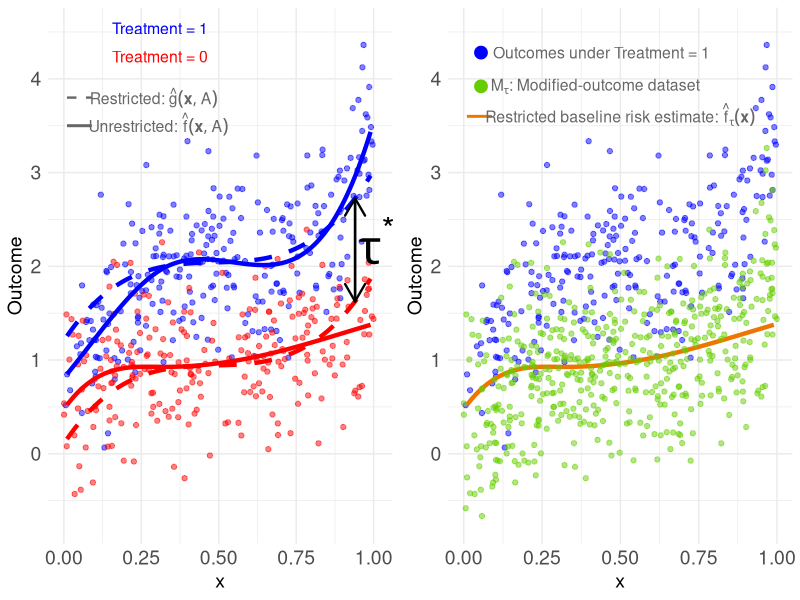

Recreate this plot in R.
library(splines)
library(ggplot2)
library(gridExtra)

set.seed(123)
# Define the number of observations
n <- 500

# Generate random values for x1 and x2 from a normal distribution
x <- runif(n)


# Generate treatment variable A
A <- rbinom(n, size = 1, prob = 0.5)

# Define the coefficients
beta0 <- 1
beta1 <- 5
beta2 <- 1
beta3 <- 5.5


# Generate random error terms
epsilon <- rnorm(n, mean = 0, sd = 0.5)

Y <- beta0 + beta1 * (x-0.5)^3 + beta2 * A + beta3 * A * (x-0.5)^3 + A*(x > 0.5)*(x - 0.5)^3 + epsilon


DATA_full <- data.frame('Y' = Y, 'x' = x, 'A' = A, 'x.t' = A *x)
DATA_reduced <- data.frame('Y' = Y, 'x' = x, 'A' = A)

bs_fit <- lm(Y ~ bs(x, df=5) + A*bs(x, df=5), data=DATA_full)
test_points <- data.frame(x=rep(seq(0.01, 0.99, length.out=500), 2), A=rep(c(0, 1), each=500))
test_points$fitted_vals <- predict(bs_fit, newdata=test_points)


tau <- mean(Y[A == 1]) - mean(Y[A == 0])
tau.range <- seq(-4*tau, 4*tau, length.out = 20)

mse <- rep(NA, length(tau.range))
for(k in 1:length(tau.range)) {
  tau.tmp <- tau.range[k]
  data.reduced <- data.frame('Y' = Y - tau.tmp*A, 'x' = x)
  lm_tmp <- lm(Y ~ bs(x), data = data.reduced)
  ghat <- lm_tmp$fitted.values + tau.tmp*A
  mse[k] <- mean((Y - ghat)^2)
}
tau.star <- tau.range[which.min(mse)]

data.reduced <- data.frame('Y' = Y - tau.star*A, 'x' = x)
lm_star <- lm(Y ~ bs(x), data = data.reduced)

test_points_reduced0 <- test_points_reduced1 <- data.frame(x=seq(0.01, 0.99, length.out=500))
test_points_reduced0$fitted_vals <- predict(lm_star, newdata=test_points[test_points$A==0,])
test_points_reduced1$fitted_vals <- test_points_reduced0$fitted_vals + tau.star
g0 <- approxfun(test_points_reduced0$x, test_points_reduced0$fitted_vals)
g1 <- approxfun(test_points_reduced1$x, test_points_reduced1$fitted_vals)

df_trt1 <- subset(DATA_full, A==1)
df_trt0 <- subset(DATA_full, A==0)

fit_trt1 <- subset(test_points, A==1)
fit_trt0 <- subset(test_points, A==0)


txt_size <- 4
pt_size <- 1.5
xtau <- 0.94
ytau0 <- g0(xtau)
ytau1 <- g1(xtau)


p1 <- ggplot() +
  geom_point(data = df_trt1, aes(x = x, y = Y), color = "blue", alpha = 0.5, size = pt_size) +
  geom_point(data = df_trt0, aes(x = x, y = Y), color = "red", alpha = 0.5, size = pt_size) +
  geom_line(data = fit_trt1, aes(x = x, y = fitted_vals), color = "blue", alpha = 1, linewidth = 1.5) +
  geom_line(data = fit_trt0, aes(x = x, y = fitted_vals), color = "red", alpha = 1, linewidth =1.5) +
  geom_line(data = test_points_reduced1, aes(x = x, y = fitted_vals), color = "blue", alpha = 1, linetype = 2, linewidth = 1.5) +
  geom_line(data = test_points_reduced0, aes(x = x, y = fitted_vals), color = "red", alpha = 1, linetype = 2, linewidth = 1.5) +
  geom_text(data = data.frame(x = 0.0, Y = 4.5), aes(x = x, y = Y), label = "Treatment = 1", hjust = -0.5, vjust = 0.2, color = "blue", size = txt_size) +
  geom_text(data = data.frame(x = 0.0, Y = 4.2), aes(x = x, y = Y), label = "Treatment = 0", hjust = -0.5, vjust = 0.2, color = "red", size = txt_size) +
  annotate("segment", x = 0.01, xend = 0.09, y = 3.8, yend = 3.8, color = "gray40", size = 0.8, linetype = "dashed") +
  annotate("text", x = 0.29, y = 3.8, label = expression(paste("Restricted: ", hat(g)(bold(x), A))), color = "gray40", size = txt_size) +
  #annotate("text", x = 0.15, y = 3.8, label = expression(hat(g)(bold(x), A)), hjust = -0.5, vjust = 0.2, color = "gray40", size = txt_size) +
  annotate("segment", x = 0.01, xend = 0.09, y = 3.5, yend = 3.5, color = "gray40", size = 1) +
  annotate("text", x = 0.305, y = 3.52, label = expression(paste("Unrestricted: ", hat(f)(bold(x), A))), color = "gray40", size = txt_size) +
  #annotate("text", x = 0.17, y = 3.5, label = expression(hat(f)(bold(x), A)), hjust = -0.5, vjust = 0.2, color = "gray40", size = txt_size) +
  labs(y = "Outcome", x = "x", color = "Treatment") +
  scale_color_manual(values = c("blue", "red"), labels = c("Treatment = 1", "Trt = 0")) +
  theme_minimal() +
  theme(axis.text.x = element_text(size = 14),
        axis.text.y = element_text(size = 14),
        axis.title = element_text(size = 14)) +
  geom_segment(aes(x = xtau, xend = xtau, y = ytau0, yend = ytau1),
               arrow = arrow(type = "open", length = unit(0.2, "inches")),
               color = "black", lineend = "round", size = 0.8) +
  geom_segment(aes(x = xtau, xend = xtau, y = ytau1, yend = ytau0),
               arrow = arrow(type = "open", length = unit(0.2, "inches")),
               color = "black", lineend = "round", size = 0.8) +
  annotate("text", x = xtau + 0.07, y = (ytau0 + ytau1)/2 + 0.1, label = expression(tau^'*'), color = "black", size = 12) +
  ylim(-0.7,4.5)

p2 <- ggplot() +
  geom_point(data = df_trt1, aes(x = x, y = Y), color = "blue", alpha = 0.5, size = pt_size) +
  geom_line(data = fit_trt0, aes(x = x, y = fitted_vals), color = "darkorange2", alpha = 1, linewidth =1.5) +
  geom_point(data = data.reduced, aes(x = x, y = Y), color = "chartreuse3", alpha = 0.5, size = pt_size) +
  annotate("segment", x = 0.01, xend = 0.09, y = 3.6, yend = 3.6, color = "darkorange2", size = 1) +
  annotate("text", x = 0.50, y = 3.62, label = expression(paste("Restricted baseline risk estimate: ", hat(f)[tau](bold(x)))),
           color = "gray40", size = txt_size) +
  annotate(geom="point", x = 0.055, y = 3.92, colour = "chartreuse3", size = txt_size) +
  annotate("text", x = 0.42, y = 3.92, label=expression(paste(M[tau], ": Modified-outcome dataset")),
           color = "gray40", size = txt_size) +
  annotate(geom="point", x = 0.055, y = 4.28, colour = "blue", size = txt_size) +
  annotate("text", x = 0.44, y = 4.28, label = "Outcomes under Treatment = 1",
           color = "gray40", size = txt_size) +
  labs(y = "Outcome", x = "x") +
  theme_minimal() +
  theme(axis.text.x = element_text(size = 14),
        axis.text.y = element_text(size = 14),
        axis.title = element_text(size = 14)) +
  ylim(-0.7,4.5)

pcombined <- grid.arrange(p1, p2, nrow = 1)
pcombined
## Save plot in a 1.5 x 1 aspect ratio
